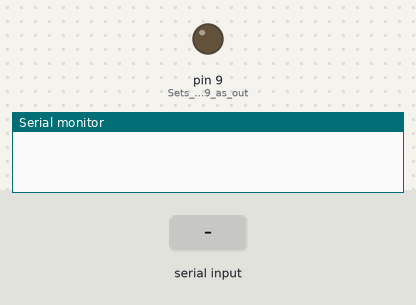
A sketch run on a simulated Arduino Uno, built with avr-gcc and run on an emulated ATmega328P. Shown: output pins drawn as LEDs (lit = HIGH), the last lines printed to the serial monitor. The test bench sets the inputs (shaded band).

Above: at 1.2 s.
1.3 s: "1\n" received over Serial
At 1.7 s:
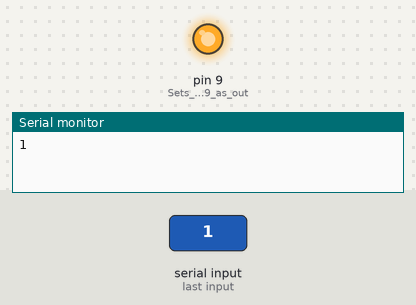
2.8 s: "0\n" received over Serial
At 4.1 s:
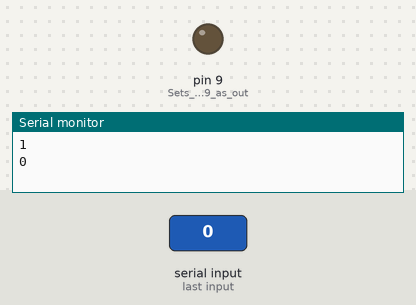
Timing chart, 0 to 5.8 s (numbered marks = the images above; inputs shaded):
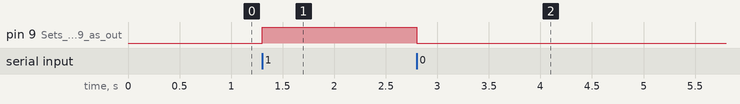

The sketch:

Bluetooth_interfacing.ino.ino
```cpp
/*
* Bluetooh Basic: LED ON OFF
* Coder - mrasdf
* Download the App : https://github.com/mr-asdf/bluetooth-interfacing-with-arduino/raw/master/LED%20APP%20APK/LED%20Controller.apk
* This program lets you to control a LED on pin 9 of arduino using a bluetooth module.
*/


char data = 0;            //Variable for storing received data
void setup()
{
    Serial.begin(9600);   //Sets the baud for serial data transmission
    pinMode(9, OUTPUT);  //Sets digital pin 9 as output pin
}
void loop()
{
   if(Serial.available() > 0)      // Send data only when you receive data:
   {
      data = Serial.read();        //Read the incoming data & store into data
      Serial.print(data);          //Print Value inside data in Serial monitor
      Serial.print("\n");
      if(data == '1')              // Checks whether value of data is equal to 1
         digitalWrite(9, HIGH);   //If value is 1 then LED turns ON
      else if(data == '0')         //  Checks whether value of data is equal to 0
         digitalWrite(9, LOW);    //If value is 0 then LED turns OFF
   }
}
```

Measured:
- after the input at 1.3 s, pin 9 (Sets_digital_pin_9_as_out): LOW → HIGH at once
- after the input at 2.8 s, pin 9 (Sets_digital_pin_9_as_out): HIGH → LOW at once
